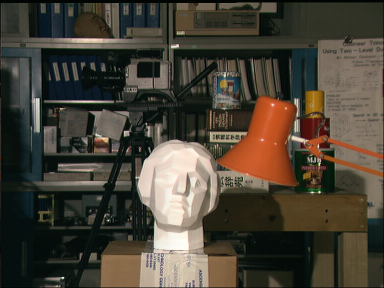
#> input picture scene1.row3.col1.ppm, 384 x 288 px
$ python 'görev1.py'
#> lines starting #> are read from the running program, lines starting #| are printed output that depends on the picture
import os
import cv2
import numpy as np
import matplotlib.pyplot as plt

# Kodun bulunduğu klasörün yolunu otomatik al
klasor_yolu = os.path.dirname(os.path.abspath(__file__))

imgL = cv2.imread(os.path.join(klasor_yolu, 'scene1.row3.col1.ppm'), cv2.IMREAD_GRAYSCALE)
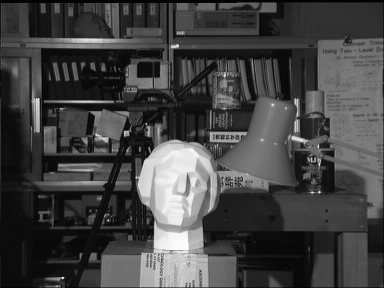
#> imgL: shape (288, 384); min 0, max 253, mean 67.2
imgR = cv2.imread(os.path.join(klasor_yolu, 'scene1.row3.col3.ppm'), cv2.IMREAD_GRAYSCALE)
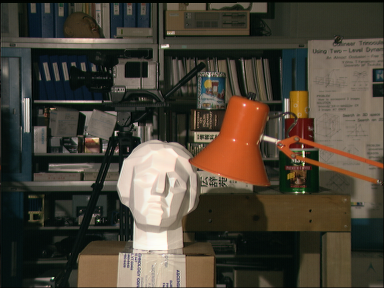
#> input picture scene1.row3.col3.ppm, 384 x 288 px
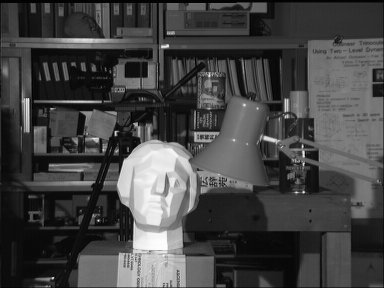
#> imgR: shape (288, 384); min 0, max 253, mean 68.3

# Parametre adı 'minDisparity' olarak düzeltildi
stereo = cv2.StereoSGBM_create(
    minDisparity=0,
    numDisparities=64,
    blockSize=5,
    P1=8 * 3 * 5**2,
    P2=32 * 3 * 5**2,
    uniquenessRatio=10,
    speckleWindowSize=100,
    speckleRange=32
)

disparity = stereo.compute(imgL, imgR).astype(np.float32) / 16.0
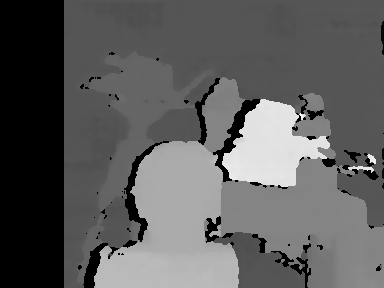
#> disparity: shape (288, 384) float32; min -1, max 31.75, mean 11; drawn with min black and max white

plt.figure(figsize=(10, 5))
plt.imshow(disparity, cmap='jet')
plt.colorbar(label='Disparity (Piksel Kayması)')
plt.title('Tsukuba Fark Haritası (Disparity Map)')
plt.axis('off')
plt.show()
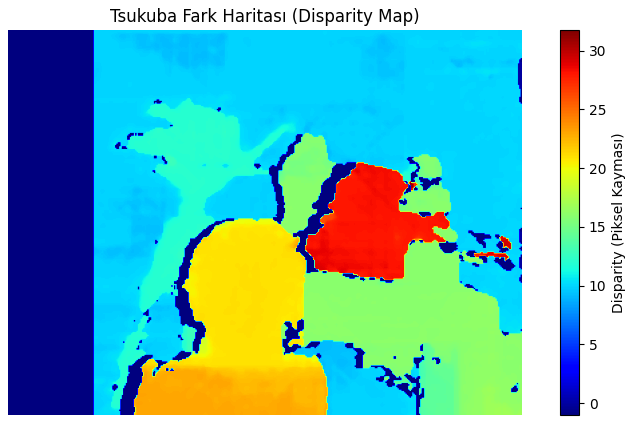
#> figure drawn by matplotlib, 2 panels


"""
1. Fark Haritasındaki (Disparity Map) Renklerin Anlamı:
- Sıcak / Açık Renkler (Sarı, Turuncu, Kırmızı): Piksel kayması (disparity) değerinin yüksek olduğunu gösterir.
  Kameraya en yakın nesneler (örneğin öndeki büst) iki kamera görüntüsü arasında daha fazla yer değiştirir.
- Soğuk / Koyu Renkler (Açık Mavi, Turkuaz): Piksel kayması değerinin düşük olduğunu gösterir.
  Kameraya en uzak bölgeler (arka plandaki duvar ve kitaplık) iki görüntü arasında çok az yer değiştirir.
- En Soldaki Koyu Lacivert Şerit ve Nesne Kenarları: İki kameranın görüş açısının örtüşmediği
  veya öndeki nesnenin arkasında kaldığı için eşleşme yapılamayan kör nokta (occlusion) alanlarıdır.

2. Gerçek Bir Derinlik Ölçümü Sağlıyor mu?
- Hayır, doğrudan gerçek (metrik) bir derinlik ölçümü sağlamaz; yalnızca göreceli (bağıl) derinlik bilgisi verir.
- Bu harita sadece hangi nesnenin önde, hangisinin arkada olduğunu piksel kayması cinsinden gösterir.
- Gerçek dünya birimleriyle (cm veya metre) derinlik (Z) hesaplayabilmek için kameranın odak uzaklığı (f)
  ve iki kamera arasındaki fiziksel mesafe olan taban çizgisi (B) değerlerinin bilinmesi ve
  Z = (f * B) / d formülünün uygulanması gerekir.
"""
